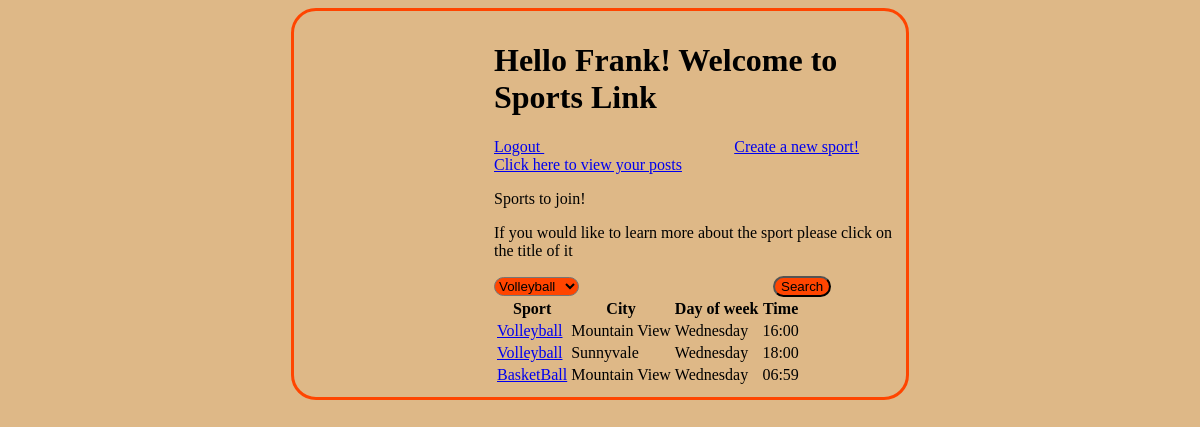
Page /dashboard (signed in) on the earlier database version.
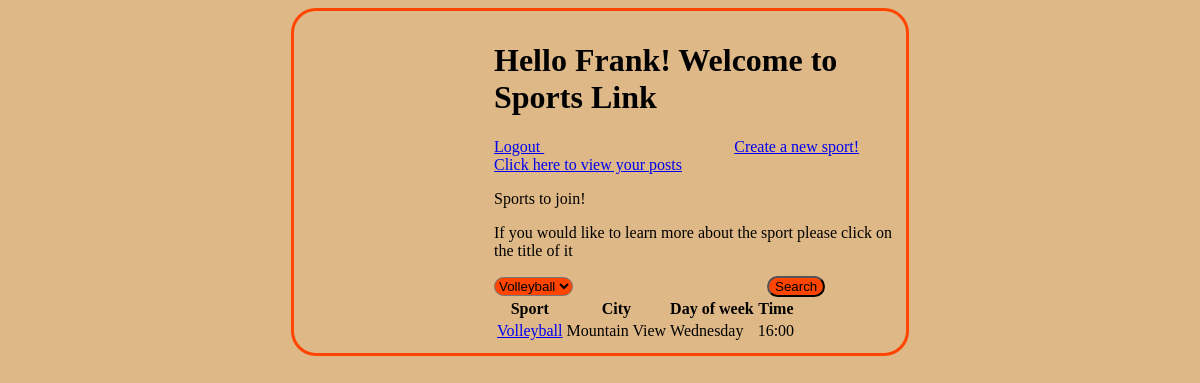
Same page on the later database version.
### sportsPageApp/models.py (models this page shows, shortened)
class User(models.Model):
    first_name = models.CharField(max_length=255)
    last_name = models.CharField(max_length=255)
    email = models.CharField(max_length=255)
    password = models.CharField(max_length=255)
    create_at = models.DateTimeField(auto_now_add = True)
    update_at = models.DateTimeField(auto_now = True)
    objects = UserManager()

class Sport(models.Model):
    sport_name = models.CharField(max_length=255)
    description = models.CharField(max_length=255)
    city = models.CharField(max_length=255)
    day_of_week = models.CharField(max_length=255)
    time = models.CharField(max_length=255)
    creator = models.ForeignKey(User, related_name="sports", on_delete=models.CASCADE)
    create_at = models.DateTimeField(auto_now_add = True)
    update_at = models.DateTimeField(auto_now = True)
    likes = models.ManyToManyField(User, related_name='sport_posts')
    objects = SportManager()

### sportsPageApp/views.py (the view)
# urls.py: path('dashboard', views.dashboard),
def dashboard(request):
    if "user_id" not in request.session:
        return redirect("/")
    context = {
        "logged_in_user": User.objects.get(id = request.session['user_id']),
        "allSports": Sport.objects.all(),
    }
    return render(request, "dashboard_for_users.html", context)

### sportsPageApp/templates/dashboard_for_users.html (shortened to what this page needs)
<!DOCTYPE html>
{% load static %}
<html lang="en">
<head>
    <link rel="stylesheet" type="text/css" href="{% static 'css/dashboard_style.css' %}">
</head>
<body>
<div id="container">
    <h1>Hello {{ logged_in_user.first_name }}! Welcome to Sports Link</h1>
    <a href="/logout" div class="link">Logout </a>
    <a href="/sports/new" div class="link">Create a new sport!</a>
    <a href="/your_sports" div class="link">Click here to view your posts</a>
    <p>Sports to join!</p>
    <p>If you would like to learn more about the sport please click on the title of it</p>
    <form action="/sports/{{ sport.sport_name }}" method="get">
    <select name="{{ sport.sport_name }}" id="{{ sport.sport_name }}">
        {% for sport in allSports %}
            <option value="{{ sport.sport_name }}">{{ sport.sport_name }}</option>
        {% endfor %}
    </select>
    <button>Search</button>
</form>
    <table>
        <thead>
            <tr>
                <th>Sport</th>
                <th>City</th>
                <th>Day of week</th>
                <th>Time</th>
            </tr>
        </thead>
        <tbody>
            {% for sport in allSports %}
            <tr>
                <td><a href="/sports/display/{{ sport.id }}">{{ sport.sport_name }}</a></td>
                <td>{{ sport.city }}</td>
                <td>{{ sport.day_of_week }}</td>
                <td>{{ sport.time }}</td>
            </tr>
            {% endfor %}
        </tbody>
    </table>
</div>
</body>
</html>

### sportsPageApp/static/css/dashboard_style.css (style rules this page uses)
* { background-color: burlywood; }
#container { margin: auto; width: 50%; border: 3px solid orangered; padding: 10px; border-radius: 25px; }
button, select { border-radius: 25px; background-color: orangered; margin-left: 190px; }
p, h1, table, .link { margin-left: 190px; }

Differences in the rows shown:
removed Sport: sport_name "Volleyball", city "Sunnyvale", day_of_week "Wednesday", time "18:00"
removed Sport: sport_name "BasketBall", city "Mountain View", day_of_week "Wednesday", time "06:59"
